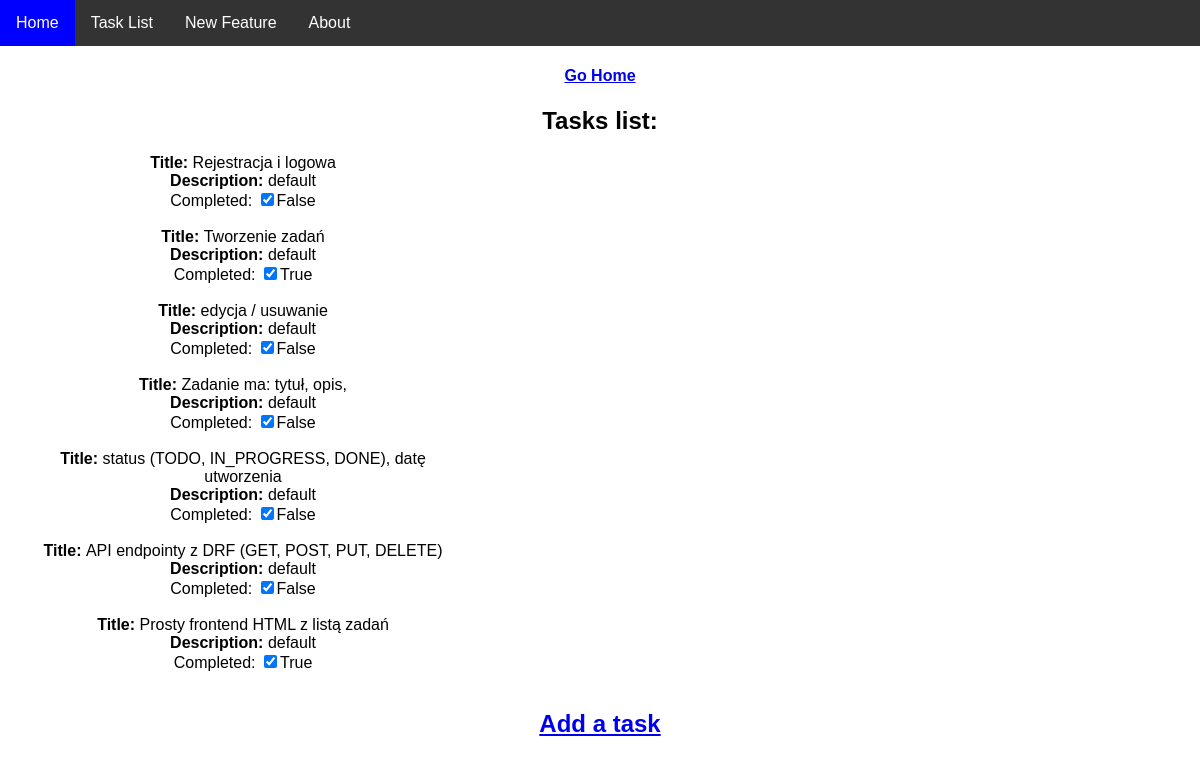
Page /task/ (signed in) on the earlier database version.
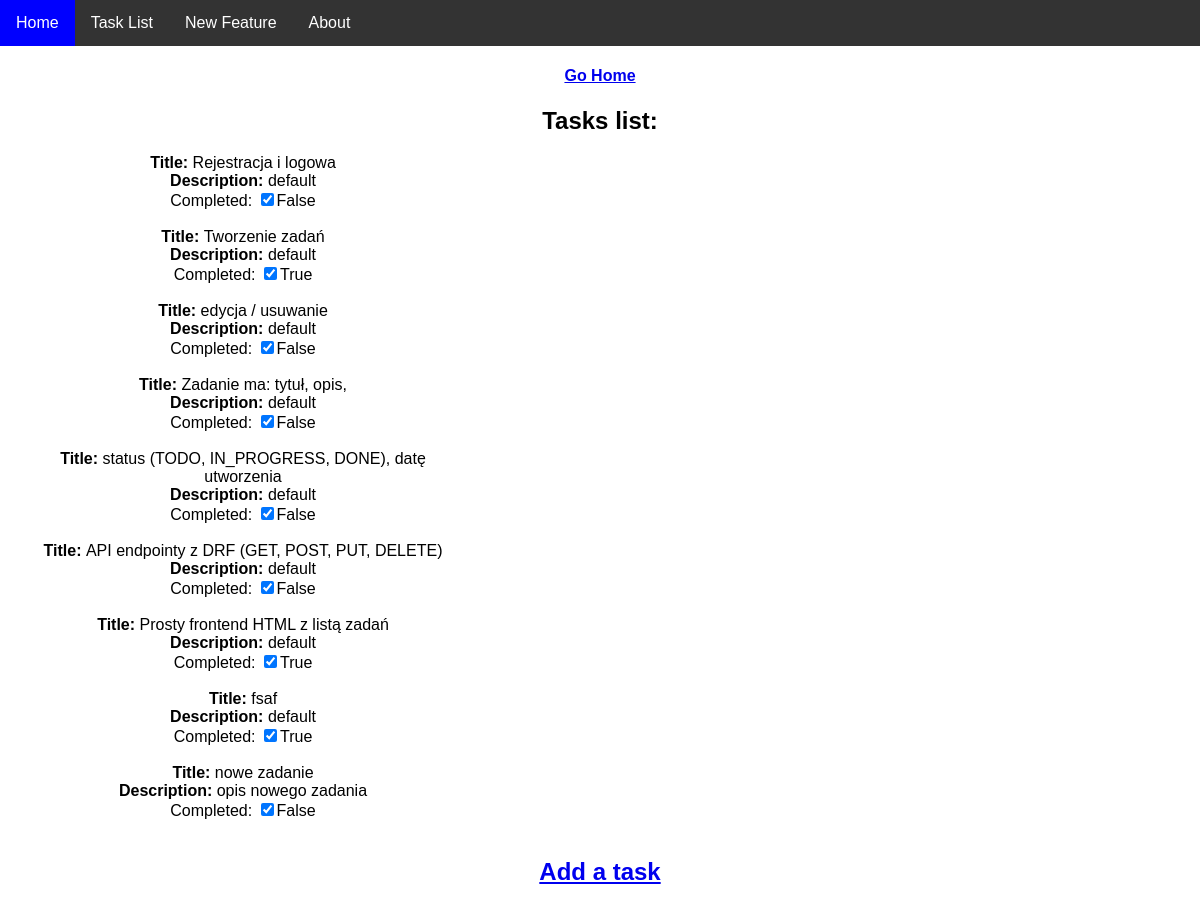
Same page on the later database version.
### tasks/models.py (models this page shows, shortened)
class Task(models.Model):
    user = models.ForeignKey(User, on_delete=models.CASCADE)
    title = models.CharField(max_length=50)
    description = models.TextField()
    completed = models.BooleanField(default=False)
    create_date = models.DateTimeField(auto_now_add=True)

### tasks/views.py (the view)
# urls.py: path('', views.task_view, name="tasks"),
def task_view(request):
    tasks = Task.objects.filter(user=request.user)
    return render(request,"tasks/tasks_page.html",{'tasks': tasks})

### templates/tasks/tasks_page.html (shortened to what this page needs)
 {% load static %}
<!DOCTYPE html>
<html lang="en">
<head>
    <link rel="stylesheet" href="{% static 'style.css' %}">
</head>
<body>
    <ul class="navbar">
        <li class="navbar_item"><a class="active" href="/">Home</a></li>
        <li class="navbar_item"><a href="">Task List</a></li>
        <li class="navbar_item"><a href="/working">New Feature</a></li>
        <li class="navbar_item"><a href="/about">About</a></li>
    </ul>
    <h4><a href="/">Go Home</a></h4>
    <h2>Tasks list:</h2>
    <ul>
        {%for task in tasks %}
            <div class="task_view">
                <li>
                    <strong>Title: </strong> {{task.title}}
                    <br>
                    <strong>Description: </strong>{{task.description}}
                    <br>
                    Completed:
                    <input type="checkbox" checked="checked">{{task.completed}}
                    <br><br>
                </li>
            </div>
        {%empty%}
            <li>No tasks</li>
        {%endfor%}
    </ul>
    <h2><a href="/task/add">Add a task</a></h2>
</body>
</html>

### static/style.css (style rules this page uses)
body { margin:0; }
.navbar { list-style-type: none; margin: 0; padding: 0; overflow: hidden; background-color: #333; }
.navbar_item { float: left; text-align: center; }
ul { list-style-type: none; }
li a { display: block; color: white; text-align: center; padding: 14px 16px; text-decoration: none; }
.active { background-color: blue; }
h1,h2,h3,h4,li { text-align: center; font-family:'Gill Sans', 'Gill Sans MT', Calibri, 'Trebuchet MS', sans-serif }
.task_view { border-color: #383838; border-radius: 2px; width: 35%; }

Differences in the rows shown:
added Task: title "fsaf", description "default", completed "True"
added Task: title "nowe zadanie", description "opis nowego zadania", completed "False"
